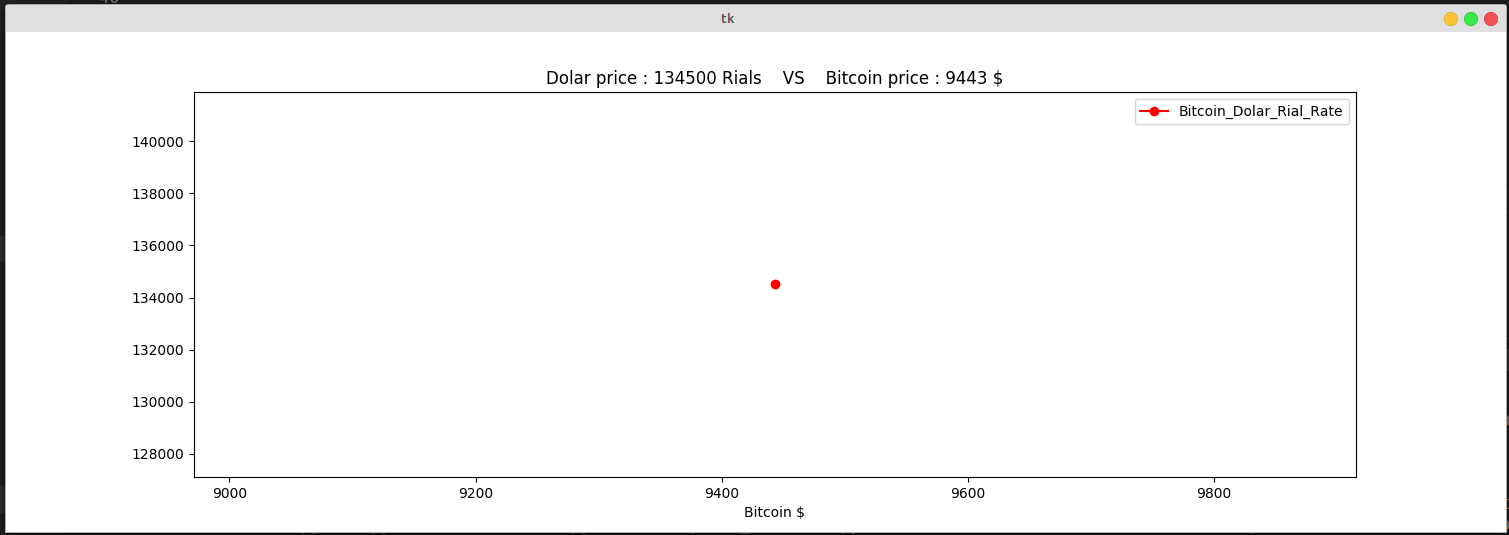

Write the Python code that produced this figure.
import tkinter as tk
from pandas import DataFrame
import matplotlib.pyplot as plt
from matplotlib.backends.backend_tkagg import FigureCanvasTkAgg
import requests
from bs4 import BeautifulSoup

root= tk.Tk() 

xlist2 = []
ylist2 = []



myapi = requests.get('https://api.coindesk.com/v1/bpi/currentprice.json')
myapi_json  = myapi.json()
B = int(myapi_json["bpi"]["USD"]["rate"].split(".")[0].replace("," , ""))
xlist2.append(B)


page = requests.get("https://www.tgju.org/chart/price_dollar_rl")
soup = BeautifulSoup(page.content, 'html.parser')
D = int(soup.find("span", itemprop="price").get_text().replace("," , ""))
ylist2.append(D)



data2 = {'Bitcoin \$':xlist2 ,
         'Bitcoin_Dolar_Rial_Rate': ylist2
        }
df2 = DataFrame(data2,columns=['Bitcoin \$','Bitcoin_Dolar_Rial_Rate'])
















figure2 = plt.Figure(figsize=(15,5), dpi=100)
ax2 = figure2.add_subplot(111)
line2 = FigureCanvasTkAgg(figure2, root)
line2.get_tk_widget().pack(side=tk.LEFT, fill=tk.BOTH)
df2 = df2[['Bitcoin \$','Bitcoin_Dolar_Rial_Rate']].groupby('Bitcoin \$').sum()
df2.plot(kind='line', legend=True, ax=ax2, color='r',marker='o', fontsize=10)
ax2.set_title('Bitcoin price : ' +  str(xlist2[0]) + '\$ VS Dolar price : ' + str(ylist2[0])+ 'Rials')
ax2.set_title('Dolar price : ' + str(ylist2[0])+ ' Rials    VS    Bitcoin price : ' +  str(xlist2[0]) + ' \$')






 

root.mainloop()
